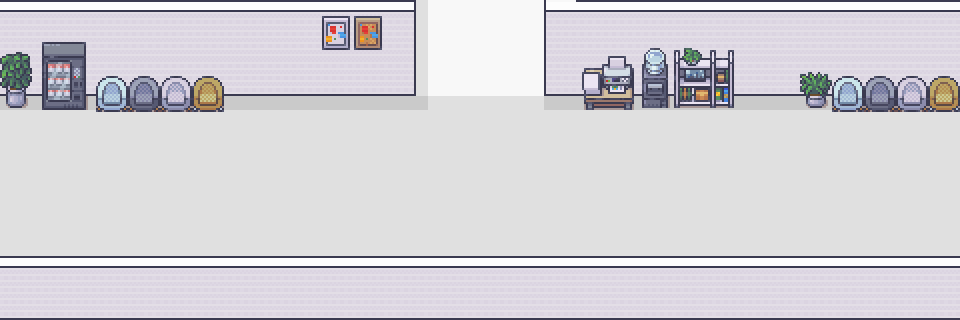

A level layout from a 2D game, rendered from its tile map. Below: a short description, then the map file with its tile-grid data intact:
An orthogonal 30x10 tile map with 32x32 px tiles, 4 tile layers (floor, wall, decor1, decor2), 2 tilesets and 8 objects (3x chord, 3x monster, playerStart, milestone).

<map version="1.10" tiledversion="1.11.0" orientation="orthogonal" renderorder="right-down" width="30" height="10" tilewidth="32" tileheight="32" infinite="0" nextlayerid="7" nextobjectid="10">
 <tileset firstgid="1" name="Modern_Office_32x32" tilewidth="32" tileheight="32" tilecount="848" columns="16">
  <image source="../Modern_Office_32x32.png" width="512" height="1696" />
 </tileset>
 <tileset firstgid="849" name="Room_Builder_Office_32x32" tilewidth="32" tileheight="32" tilecount="224" columns="16">
  <image source="../Room_Builder_Office_32x32.png" width="512" height="448" />
  <tile id="80">
   <properties>
    <property name="collides" type="bool" value="true" />
   </properties>
  </tile>
  <tile id="81">
   <properties>
    <property name="collides" type="bool" value="true" />
   </properties>
  </tile>
  <tile id="82">
   <properties>
    <property name="collides" type="bool" value="true" />
   </properties>
  </tile>
  <tile id="83">
   <properties>
    <property name="collides" type="bool" value="true" />
   </properties>
  </tile>
  <tile id="84">
   <properties>
    <property name="collides" type="bool" value="true" />
   </properties>
  </tile>
  <tile id="85">
   <properties>
    <property name="collides" type="bool" value="true" />
   </properties>
  </tile>
  <tile id="86">
   <properties>
    <property name="collides" type="bool" value="true" />
   </properties>
  </tile>
  <tile id="87">
   <properties>
    <property name="collides" type="bool" value="true" />
   </properties>
  </tile>
  <tile id="88">
   <properties>
    <property name="collides" type="bool" value="true" />
   </properties>
  </tile>
  <tile id="89">
   <properties>
    <property name="collides" type="bool" value="true" />
   </properties>
  </tile>
  <tile id="96">
   <properties>
    <property name="collides" type="bool" value="true" />
   </properties>
  </tile>
  <tile id="97">
   <properties>
    <property name="collides" type="bool" value="true" />
   </properties>
  </tile>
  <tile id="98">
   <properties>
    <property name="collides" type="bool" value="true" />
   </properties>
  </tile>
  <tile id="99">
   <properties>
    <property name="collides" type="bool" value="true" />
   </properties>
  </tile>
  <tile id="103">
   <properties>
    <property name="collides" type="bool" value="true" />
   </properties>
  </tile>
  <tile id="104">
   <properties>
    <property name="collides" type="bool" value="true" />
   </properties>
  </tile>
  <tile id="105">
   <properties>
    <property name="collides" type="bool" value="true" />
   </properties>
  </tile>
  <tile id="112">
   <properties>
    <property name="collides" type="bool" value="true" />
   </properties>
  </tile>
  <tile id="113">
   <properties>
    <property name="collides" type="bool" value="true" />
   </properties>
  </tile>
  <tile id="114">
   <properties>
    <property name="collides" type="bool" value="true" />
   </properties>
  </tile>
  <tile id="115">
   <properties>
    <property name="collides" type="bool" value="true" />
   </properties>
  </tile>
  <tile id="116">
   <properties>
    <property name="collides" type="bool" value="true" />
   </properties>
  </tile>
  <tile id="117">
   <properties>
    <property name="collides" type="bool" value="true" />
   </properties>
  </tile>
  <tile id="118">
   <properties>
    <property name="collides" type="bool" value="true" />
   </properties>
  </tile>
  <tile id="119">
   <properties>
    <property name="collides" type="bool" value="true" />
   </properties>
  </tile>
  <tile id="120">
   <properties>
    <property name="collides" type="bool" value="true" />
   </properties>
  </tile>
  <tile id="121">
   <properties>
    <property name="collides" type="bool" value="true" />
   </properties>
  </tile>
  <tile id="128">
   <properties>
    <property name="collides" type="bool" value="true" />
   </properties>
  </tile>
  <tile id="129">
   <properties>
    <property name="collides" type="bool" value="true" />
   </properties>
  </tile>
  <tile id="130">
   <properties>
    <property name="collides" type="bool" value="true" />
   </properties>
  </tile>
  <tile id="131">
   <properties>
    <property name="collides" type="bool" value="true" />
   </properties>
  </tile>
  <tile id="135">
   <properties>
    <property name="collides" type="bool" value="true" />
   </properties>
  </tile>
  <tile id="136">
   <properties>
    <property name="collides" type="bool" value="true" />
   </properties>
  </tile>
  <tile id="137">
   <properties>
    <property name="collides" type="bool" value="true" />
   </properties>
  </tile>
  <tile id="144">
   <properties>
    <property name="collides" type="bool" value="true" />
   </properties>
  </tile>
  <tile id="145">
   <properties>
    <property name="collides" type="bool" value="true" />
   </properties>
  </tile>
  <tile id="146">
   <properties>
    <property name="collides" type="bool" value="true" />
   </properties>
  </tile>
  <tile id="147">
   <properties>
    <property name="collides" type="bool" value="true" />
   </properties>
  </tile>
  <tile id="148">
   <properties>
    <property name="collides" type="bool" value="true" />
   </properties>
  </tile>
  <tile id="149">
   <properties>
    <property name="collides" type="bool" value="true" />
   </properties>
  </tile>
  <tile id="150">
   <properties>
    <property name="collides" type="bool" value="true" />
   </properties>
  </tile>
  <tile id="151">
   <properties>
    <property name="collides" type="bool" value="true" />
   </properties>
  </tile>
  <tile id="152">
   <properties>
    <property name="collides" type="bool" value="true" />
   </properties>
  </tile>
  <tile id="153">
   <properties>
    <property name="collides" type="bool" value="true" />
   </properties>
  </tile>
  <tile id="160">
   <properties>
    <property name="collides" type="bool" value="true" />
   </properties>
  </tile>
  <tile id="161">
   <properties>
    <property name="collides" type="bool" value="true" />
   </properties>
  </tile>
  <tile id="162">
   <properties>
    <property name="collides" type="bool" value="true" />
   </properties>
  </tile>
  <tile id="163">
   <properties>
    <property name="collides" type="bool" value="true" />
   </properties>
  </tile>
  <tile id="167">
   <properties>
    <property name="collides" type="bool" value="true" />
   </properties>
  </tile>
  <tile id="168">
   <properties>
    <property name="collides" type="bool" value="true" />
   </properties>
  </tile>
  <tile id="169">
   <properties>
    <property name="collides" type="bool" value="true" />
   </properties>
  </tile>
  <tile id="176">
   <properties>
    <property name="collides" type="bool" value="true" />
   </properties>
  </tile>
  <tile id="177">
   <properties>
    <property name="collides" type="bool" value="true" />
   </properties>
  </tile>
  <tile id="178">
   <properties>
    <property name="collides" type="bool" value="true" />
   </properties>
  </tile>
  <tile id="179">
   <properties>
    <property name="collides" type="bool" value="true" />
   </properties>
  </tile>
  <tile id="180">
   <properties>
    <property name="collides" type="bool" value="true" />
   </properties>
  </tile>
  <tile id="181">
   <properties>
    <property name="collides" type="bool" value="true" />
   </properties>
  </tile>
  <tile id="182">
   <properties>
    <property name="collides" type="bool" value="true" />
   </properties>
  </tile>
  <tile id="183">
   <properties>
    <property name="collides" type="bool" value="true" />
   </properties>
  </tile>
  <tile id="184">
   <properties>
    <property name="collides" type="bool" value="true" />
   </properties>
  </tile>
  <tile id="185">
   <properties>
    <property name="collides" type="bool" value="true" />
   </properties>
  </tile>
  <tile id="192">
   <properties>
    <property name="collides" type="bool" value="true" />
   </properties>
  </tile>
  <tile id="193">
   <properties>
    <property name="collides" type="bool" value="true" />
   </properties>
  </tile>
  <tile id="194">
   <properties>
    <property name="collides" type="bool" value="true" />
   </properties>
  </tile>
  <tile id="195">
   <properties>
    <property name="collides" type="bool" value="true" />
   </properties>
  </tile>
  <tile id="199">
   <properties>
    <property name="collides" type="bool" value="true" />
   </properties>
  </tile>
  <tile id="200">
   <properties>
    <property name="collides" type="bool" value="true" />
   </properties>
  </tile>
  <tile id="201">
   <properties>
    <property name="collides" type="bool" value="true" />
   </properties>
  </tile>
 </tileset>
 <layer id="1" name="floor" width="30" height="10" locked="1">
  <data encoding="csv">
1026,1026,1026,1026,1026,1026,1026,1026,1026,1026,1026,908,908,908,908,908,908,908,908,908,908,908,908,908,908,908,908,908,908,908,
1042,1042,1042,1042,1042,1042,1042,1042,1042,1042,1042,908,908,908,908,908,908,908,908,908,908,908,908,908,908,908,908,908,908,908,
908,908,908,908,908,908,908,908,908,908,908,908,908,908,908,908,908,908,908,908,908,908,908,908,908,908,908,908,908,908,
908,908,908,908,908,908,908,908,908,908,908,908,908,908,908,908,908,908,908,908,908,908,908,908,908,908,908,908,908,908,
908,908,908,908,908,908,908,908,908,908,908,908,908,908,908,908,908,908,908,908,908,908,908,908,908,908,908,908,908,908,
908,908,908,908,908,908,908,908,908,908,908,908,908,908,908,908,908,908,908,908,908,908,908,908,908,908,908,908,908,908,
908,908,908,908,908,908,908,908,908,908,908,908,908,908,908,908,908,908,908,908,908,908,908,908,908,908,908,908,908,908,
908,908,908,908,908,908,908,908,908,908,908,908,908,908,908,908,908,908,908,908,908,908,908,908,908,908,908,908,908,908,
908,908,908,908,908,908,908,908,908,908,908,908,908,908,908,908,908,908,908,908,908,908,908,908,908,908,908,908,908,908,
908,908,908,908,908,908,908,908,908,908,908,908,908,908,908,908,908,908,908,908,908,908,908,908,908,908,908,908,908,908
</data>
 </layer>
 <layer id="3" name="wall" width="30" height="10" locked="1">
  <data encoding="csv">
1026,1026,1026,1026,1026,1026,1026,1026,1026,1026,1026,1026,1027,0,0,0,0,1032,1026,1026,1026,1026,1026,1026,1026,1026,1026,1026,1026,1026,
1030,1030,1030,1030,1030,1030,1030,1030,1030,1030,1030,1030,1031,0,0,0,0,1029,1030,1030,1030,1030,1030,1030,1030,1030,1030,1030,1030,1030,
1042,1042,1042,1042,1042,1042,1042,1042,1042,1042,1042,1042,1043,0,0,0,0,1048,1042,1042,1042,1042,1042,1042,1042,1042,1042,1042,1042,1042,
895,895,895,895,895,895,895,895,895,895,895,895,895,895,895,895,895,895,895,895,895,895,895,895,895,895,895,895,895,895,
895,895,895,895,895,895,895,895,895,895,895,895,895,895,895,895,895,895,895,895,895,895,895,895,895,895,895,895,895,895,
895,895,895,895,895,895,895,895,895,895,895,895,895,895,895,895,895,895,895,895,895,895,895,895,895,895,895,895,895,895,
895,895,895,895,895,895,895,895,895,895,895,895,895,895,895,895,895,895,895,895,895,895,895,895,895,895,895,895,895,895,
895,895,895,895,895,895,895,895,895,895,895,895,895,895,895,895,895,895,895,895,895,895,895,895,895,895,895,895,895,895,
1026,1026,1026,1026,1026,1026,1026,1026,1026,1026,1026,1026,1026,1026,1026,1026,1026,1026,1026,1026,1026,1026,1026,1026,1026,1026,1026,1026,1026,1026,
1042,1042,1042,1042,1042,1042,1042,1042,1042,1042,1042,1042,1042,1042,1042,1042,1042,1042,1042,1042,1042,1042,1042,1042,1042,1042,1042,1042,1042,1042
</data>
 </layer>
 <layer id="4" name="decor1" width="30" height="10" locked="1">
  <data encoding="csv">
0,0,0,0,0,0,0,0,0,0,0,0,0,894,0,0,0,0,0,0,0,0,0,0,0,0,0,0,0,0,
0,0,0,0,0,0,0,0,0,0,0,0,0,894,0,0,0,0,0,0,0,0,0,0,0,0,0,0,0,0,
0,0,0,0,0,0,0,0,0,0,0,0,0,894,0,0,0,0,0,0,0,0,0,0,0,0,0,0,0,0,
879,879,879,879,879,879,879,879,879,879,879,879,879,880,0,0,0,879,879,879,879,879,879,879,879,879,879,879,879,879,
0,0,0,0,0,0,0,0,0,0,0,0,0,0,0,0,0,0,0,0,0,0,0,0,0,0,0,0,0,0,
0,0,0,0,0,0,0,0,0,0,0,0,0,0,0,0,0,0,0,0,0,0,0,0,0,0,0,0,0,0,
0,0,0,0,0,0,0,0,0,0,0,0,0,0,0,0,0,0,0,0,0,0,0,0,0,0,0,0,0,0,
0,0,0,0,0,0,0,0,0,0,0,0,0,0,0,0,0,0,0,0,0,0,0,0,0,0,0,0,0,0,
0,0,0,0,0,0,0,0,0,0,0,0,0,0,0,0,0,0,0,0,0,0,0,0,0,0,0,0,0,0,
0,0,0,0,0,0,0,0,0,0,0,0,0,0,0,0,0,0,0,0,0,0,0,0,0,0,0,0,0,0
</data>
 </layer>
 <layer id="5" name="decor2" width="30" height="10">
  <data encoding="csv">
0,0,0,0,0,0,0,0,0,0,16,48,0,0,0,0,0,0,0,0,0,0,0,0,0,0,0,0,0,0,
119,371,372,0,0,0,0,0,0,0,32,64,0,0,0,0,0,0,665,666,253,200,201,0,0,0,0,0,0,0,
135,387,388,244,245,246,247,0,0,0,0,0,0,0,0,0,0,0,681,682,269,216,217,0,0,167,244,245,246,247,
151,403,404,260,261,262,263,0,0,0,0,0,0,0,0,0,0,0,649,650,285,232,233,0,0,183,260,261,262,263,
0,0,0,0,0,0,0,0,0,0,0,0,0,0,0,0,0,0,0,0,0,0,0,0,0,0,0,0,0,0,
0,0,0,0,0,0,0,0,0,0,0,0,0,0,0,0,0,0,0,0,0,0,0,0,0,0,0,0,0,0,
0,0,0,0,0,0,0,0,0,0,0,0,0,0,0,0,0,0,0,0,0,0,0,0,0,0,0,0,0,0,
0,0,0,0,0,0,0,0,0,0,0,0,0,0,0,0,0,0,0,0,0,0,0,0,0,0,0,0,0,0,
0,0,0,0,0,0,0,0,0,0,0,0,0,0,0,0,0,0,0,0,0,0,0,0,0,0,0,0,0,0,
0,0,0,0,0,0,0,0,0,0,0,0,0,0,0,0,0,0,0,0,0,0,0,0,0,0,0,0,0,0
</data>
 </layer>
 <objectgroup id="6" name="object">
  <object id="1" name="chordStart" type="chord" x="30.6667" y="148">
   <point />
  </object>
  <object id="2" name="playerStart" x="34.6667" y="221.333">
   <point />
  </object>
  <object id="3" name="chordBattle" type="chord" x="478.667" y="58.6667">
   <point />
  </object>
  <object id="4" name="milestone" x="930.667" y="168">
   <point />
  </object>
  <object id="5" name="chordEnd" type="chord" x="878.667" y="166.667">
   <point />
  </object>
  <object id="6" name="golem" type="monster" x="248" y="194.667">
   <point />
  </object>
  <object id="7" name="golem" type="monster" x="460" y="177.333">
   <point />
  </object>
  <object id="8" name="golem" type="monster" x="697.333" y="216">
   <point />
  </object>
 </objectgroup>
</map>
